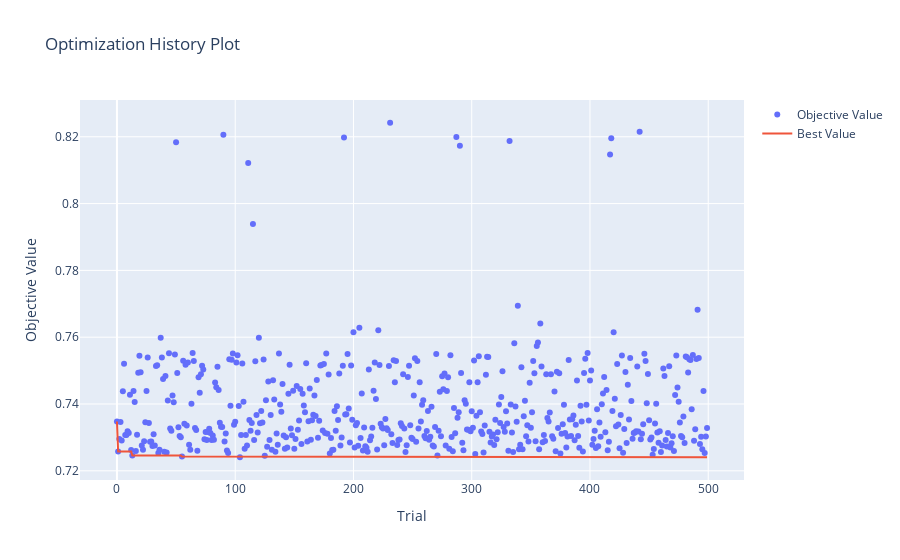

This figure's notebook cell:
### Code cell
optuna.visualization.plot_optimization_history(study_opt_wss_bc)

### Figure 1 — Plotly figure (JSON) as saved in the notebook; plotly's stock layout.template omitted (floating-point values rounded to 4 significant figures; data arrays with more than 128 entries replaced by an {"elided": "..."} marker saying what was removed)
{"data": [{"mode": "markers", "name": "Objective Value", "type": "scatter", "x": {"elided": "500 int values"}, "y": {"elided": "500 float values"}}, {"mode": "lines", "name": "Best Value", "type": "scatter", "x": {"elided": "500 int values"}, "y": {"elided": "500 float values"}}, {"marker": {"color": "#cccccc"}, "mode": "markers", "name": "Infeasible Trial", "showlegend": false, "type": "scatter", "x": [], "y": []}], "layout": {"title": {"text": "Optimization History Plot"}, "xaxis": {"title": {"text": "Trial"}}, "yaxis": {"title": {"text": "Objective Value"}}}}
